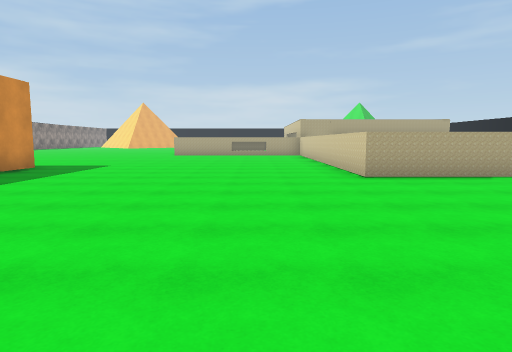
view 1 (above)

24 first-person views from a walk through a Unity game level. The camera is 1.5 m above the floor, tilts 6° down and sees 75° across. The floor is counted in squares, 2 m on a side. Each view is taken from the middle of a square. On the plan, view 1 faces up. The plan holds only what a view shows up to about 11 squares ahead; the rest is blank. The place goes on beyond the plan. The player character is not drawn. Some surface patterns are stand-ins.

view 2
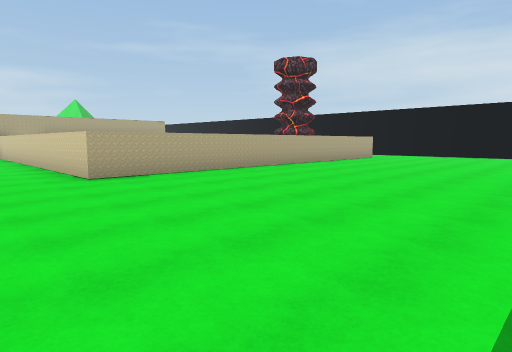

view 3
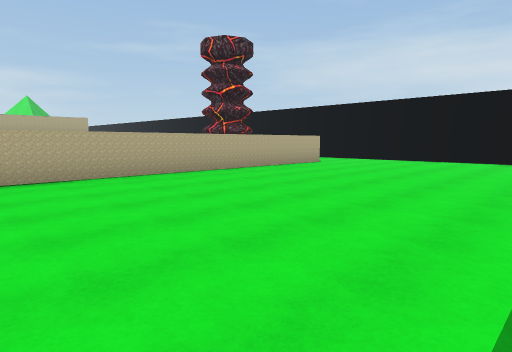

view 4
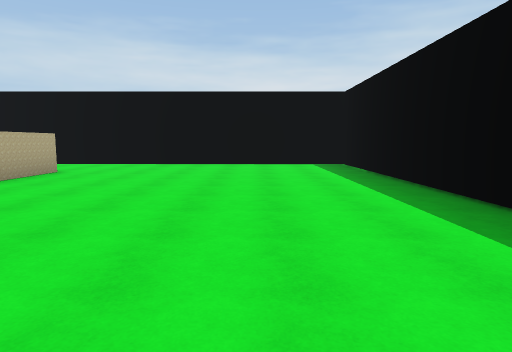

view 5
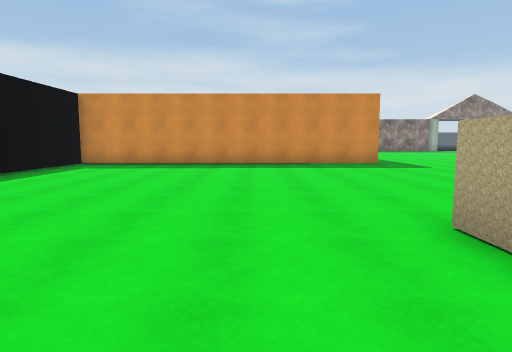

view 6
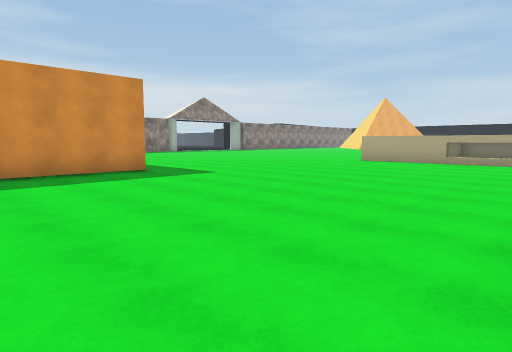

view 7
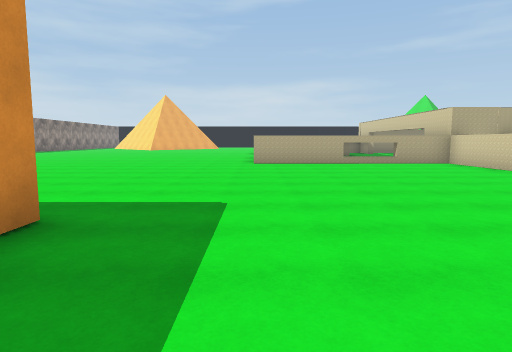

view 8
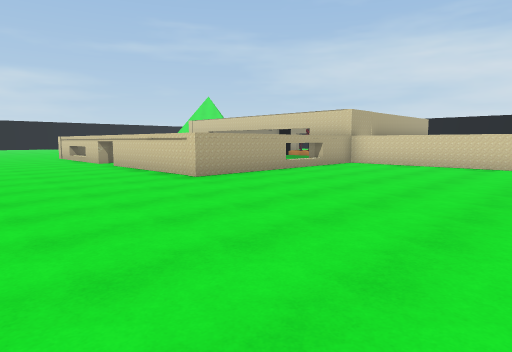

view 9
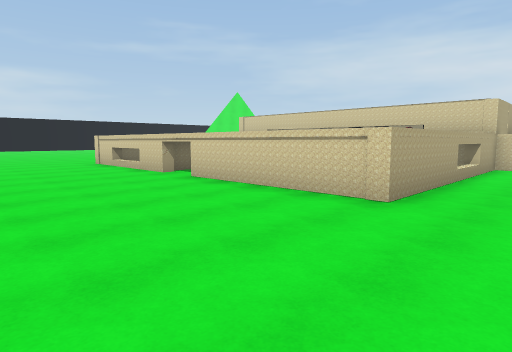

view 10
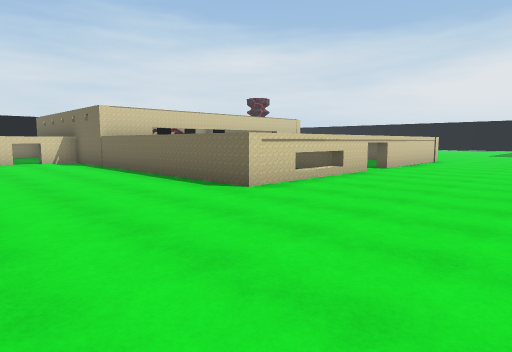

view 11
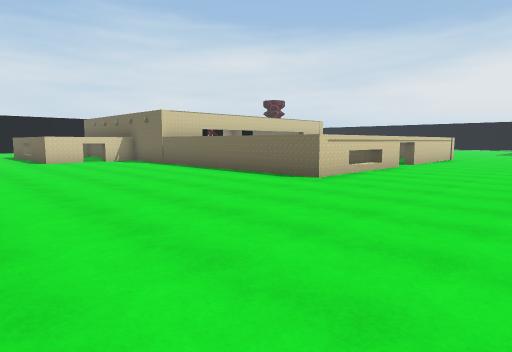

view 12
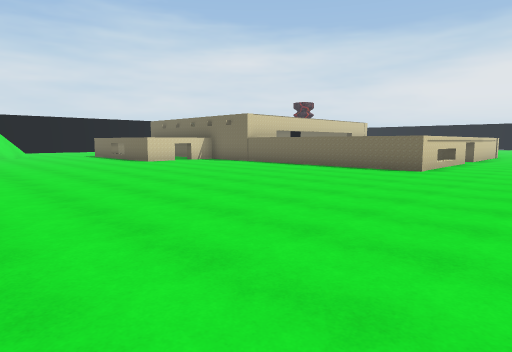

view 13
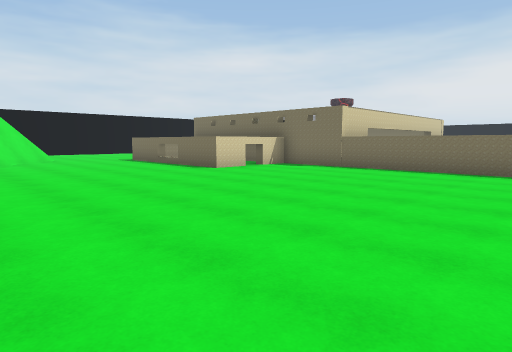

view 14
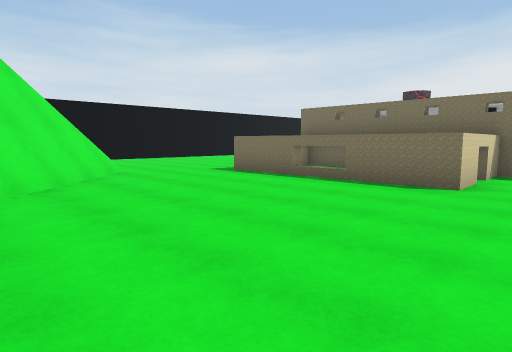

view 15
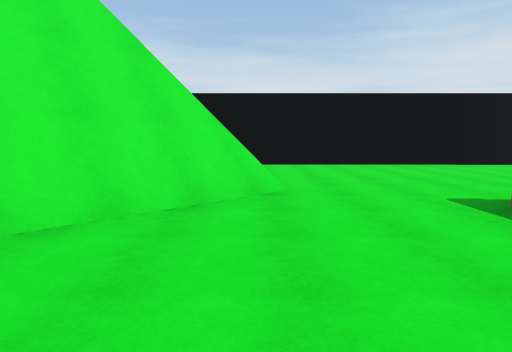

view 16
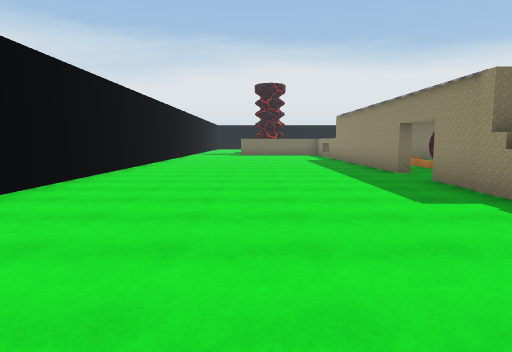

view 17
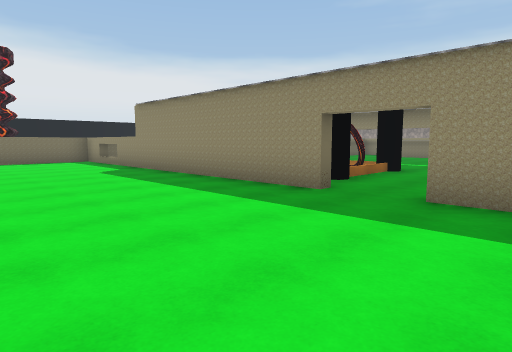

view 18
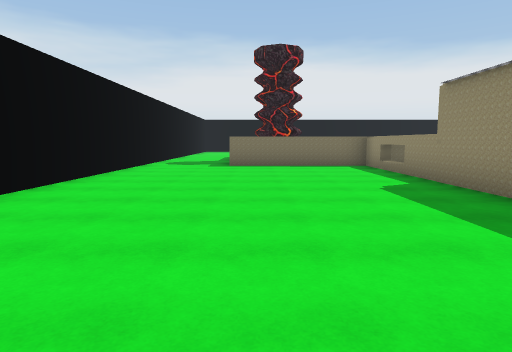

view 19
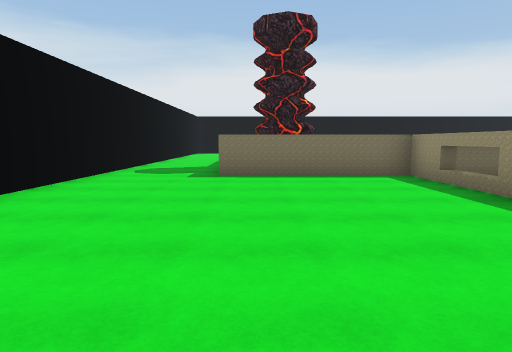

view 20
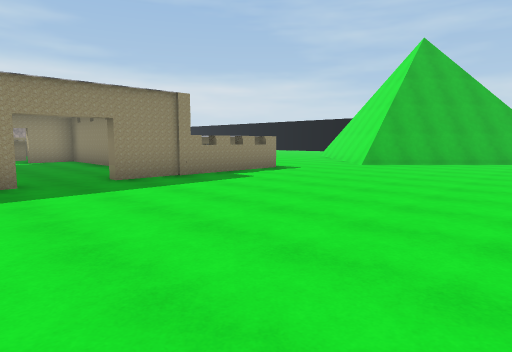

view 21
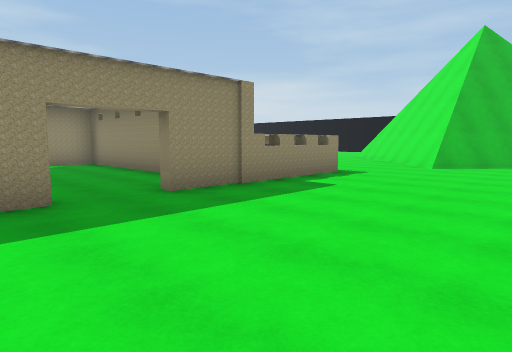

view 22
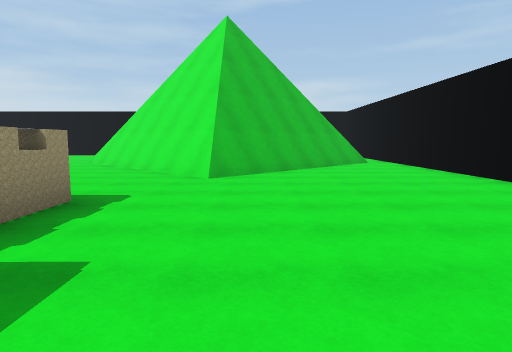

view 23
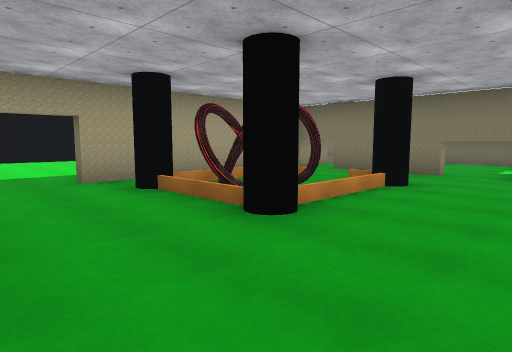

view 24
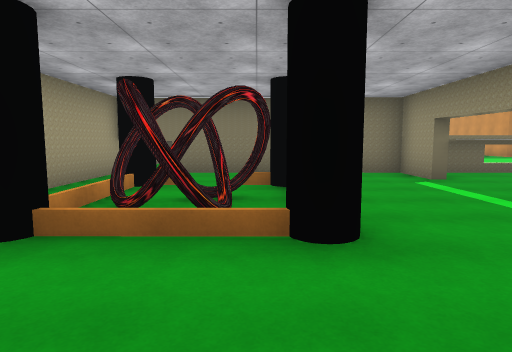

### Floor plan
Points are (right, up) in squares from view 1. A wall is a line through its corners. A room is listed if a view was taken in it or the views show most of it. See-through windows are left out.
Room 1 (views 1, 2, 3, 4, 5, 6, 7, 8, 9, 10, 11, 12, 13, 14, 15, 16, 17, 18, 19, 20, 21, 22)
walls: (2.2, 16.7) (-4, 16.7) (-4, 26.2) (4.4, 26.2) (4.4, 29.2) (9.6, 29.2) (9.6, 24.5); (9.6, 23.1) (9.6, 12.6) (13.9, 12.6); (-6, 9.1) (-6, -0.8) (-2.5, -0.8); (13.9, 6.7) (2.2, 6.7) (2.2, 17.6); (16.6, 19.9) (16.6, 35.5); (11.2, 31.7) (7.4, 35.5); (10.9, -0.8) (16.6, -0.8) (16.6, 18.4); (14.5, 35.5) (11.1, 32.2) (7.8, 35.5); (14.7, 35.5) (10.9, 31.7)
low walls: (11.5, 32.1) (11, 31.6); (12.5, 33.1) (12, 32.5)
ways out: opening at (10, 24) to room 2
Room 2 (views 23, 24)
walls: (6.4, 22) (6.7, 22.4); (6.4, 21.7) (7, 22.2); (6.4, 21.5) (6.6, 20.9); (6.5, 22.4) (7.9, 22.4); (6.5, 21.5) (6.9, 21.8); (6.7, 21.7) (7.2, 21.6); (6.7, 21.5) (7.2, 21.6); (6.9, 26) (2.5, 26) (2.5, 24.6); (2.1, 18.4) (2.5, 18.4) (2.5, 17); (4, 17) (9.4, 17); (9.3, 15.6) (9.3, 23.1)
low walls: (6.9, 21.8) (7.4, 21.4)
ways out: opening at (10, 24) to room 1
objects: box (3, 17)

Where each view was taken, in squares from view 1:
view 1: 0 up, 0 right, facing up
view 2: 0 up, 0 right, facing up-right
view 3: 0 up, 4 right, facing up-right
view 4: 2 up, 6 right, facing right
view 5: 5 up, 5 right, facing left
view 6: 5 up, 2 right, facing up-left
view 7: 6 up, 4 left, facing up
view 8: 11 up, 8 left, facing up-right
view 9: 15 up, 8 left, facing up-right
view 10: 30 up, 8 left, facing down-right
view 11: 32 up, 8 left, facing down-right
view 12: 35 up, 7 left, facing down-right
view 13: 35 up, 3 left, facing down-right
view 14: 35 up, 3 right, facing down-right
view 15: 32 up, 6 right, facing right
view 16: 31 up, 13 right, facing down
view 17: 26 up, 14 right, facing down-left
view 18: 23 up, 13 right, facing down
view 19: 20 up, 13 right, facing down
view 20: 22 up, 16 right, facing up-left
view 21: 22 up, 14 right, facing up-left
view 22: 25 up, 12 right, facing up
view 23: 25 up, 3 right, facing down-right
view 24: 25 up, 6 right, facing down
